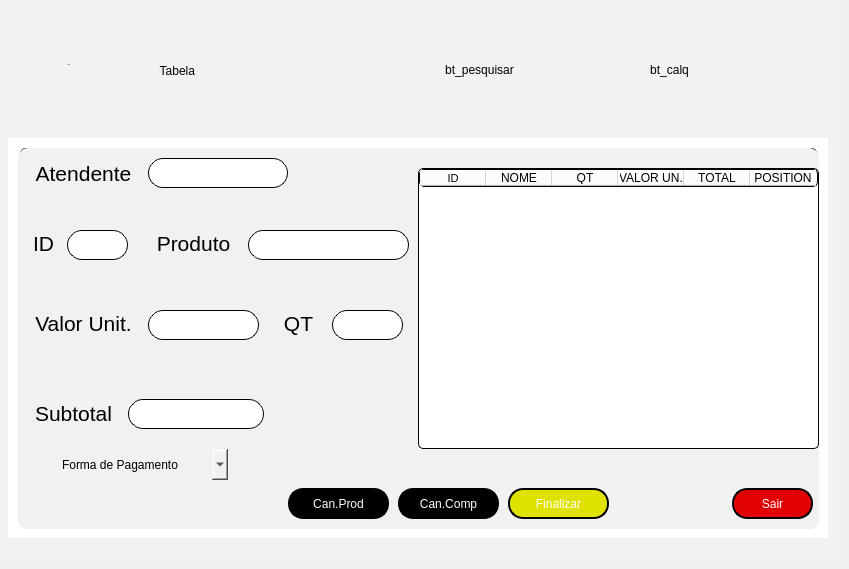
            <widget class="QWidget" name="vendas">
             <attribute name="title">
              <string>Vendas</string>
             </attribute>
             <widget class="QFrame" name="fr_primariovendas">
              <property name="geometry">
               <rect>
                <x>-1</x>
                <y>-1</y>
                <width>840</width>
                <height>560</height>
               </rect>
              </property>
              <property name="minimumSize">
               <size>
                <width>840</width>
                <height>560</height>
               </size>
              </property>
              <property name="maximumSize">
               <size>
                <width>16777215</width>
                <height>560</height>
               </size>
              </property>
              <property name="styleSheet">
               <string notr="true">background-color: #f2f2f2;
border:noborder;</string>
              </property>
              <property name="frameShape">
               <enum>QFrame::StyledPanel</enum>
              </property>
              <property name="frameShadow">
               <enum>QFrame::Raised</enum>
              </property>
              <widget class="QFrame" name="fr_subtelas_vendas">
               <property name="geometry">
                <rect>
                 <x>9</x>
                 <y>139</y>
                 <width>820</width>
                 <height>400</height>
                </rect>
               </property>
               <property name="minimumSize">
                <size>
                 <width>820</width>
                 <height>400</height>
                </size>
               </property>
               <property name="maximumSize">
                <size>
                 <width>820</width>
                 <height>400</height>
                </size>
               </property>
               <property name="styleSheet">
                <string notr="true">background-color: rgb(255, 255, 255);
</string>
               </property>
               <property name="frameShape">
                <enum>QFrame::StyledPanel</enum>
               </property>
               <property name="frameShadow">
                <enum>QFrame::Raised</enum>
               </property>
               <widget class="QWidget" name="fr_caixa" native="true">
                <property name="geometry">
                 <rect>
                  <x>10</x>
                  <y>10</y>
                  <width>801</width>
                  <height>381</height>
                 </rect>
                </property>
                <property name="styleSheet">
                 <string notr="true">background-color: rgb(241, 241, 241);
border-radius:10px;</string>
                </property>
                <widget class="QTableWidget" name="tab_caixa">
                 <property name="geometry">
                  <rect>
                   <x>400</x>
                   <y>20</y>
                   <width>401</width>
                   <height>281</height>
                  </rect>
                 </property>
                 <property name="styleSheet">
                  <string notr="true">background-color: rgb(255, 255, 255);
font: 12px &quot;Arial&quot;;
border-style: outset;
border-width: 1px;
border-radius: 5px;
border-color: black;</string>
                 </property>
                 <property name="autoScrollMargin">
                  <number>16</number>
                 </property>
                 <attribute name="horizontalHeaderDefaultSectionSize">
                  <number>66</number>
                 </attribute>
                 <attribute name="horizontalHeaderMinimumSectionSize">
                  <number>40</number>
                 </attribute>
                 <column>
                  <property name="text">
                   <string>ID</string>
                  </property>
                  <property name="font">
                   <font>
                    <pointsize>8</pointsize>
                   </font>
                  </property>
                 </column>
                 <column>
                  <property name="text">
                   <string>NOME</string>
                  </property>
                 </column>
                 <column>
                  <property name="text">
                   <string>QT</string>
                  </property>
                 </column>
                 <column>
                  <property name="text">
                   <string>VALOR UN.</string>
                  </property>
                 </column>
                 <column>
                  <property name="text">
                   <string>TOTAL</string>
                  </property>
                 </column>
                 <column>
                  <property name="text">
                   <string notr="true">POSITION</string>
                  </property>
                 </column>
                </widget>
                <widget class="QPushButton" name="bt_sair">
                 <property name="geometry">
                  <rect>
                   <x>714</x>
                   <y>340</y>
                   <width>81</width>
                   <height>31</height>
                  </rect>
                 </property>
                 <property name="styleSheet">
                  <string notr="true">QPushButton {
border-style: outset;
border-width: 2px;
border-radius: 15px;
border-color: black;
font: 87 12pt &quot;Segoe UI Black&quot;;
color: rgb(255, 255, 255);
	background-color: rgb(225, 0, 3);
}
QPushButton:pressed {
border-style: outset;
border-width: 2px;
border-radius: 15px;
border-color: white;
font: 87 12pt &quot;Segoe UI Black&quot;;
color: rgb(255, 255, 255);
	background-color: rgb(200, 0, 0);
}
</string>
                 </property>
                 <property name="text">
                  <string>Sair</string>
                 </property>
                </widget>
                <widget class="QPushButton" name="bt_finalizarcompra">
                 <property name="geometry">
                  <rect>
                   <x>490</x>
                   <y>340</y>
                   <width>101</width>
                   <height>31</height>
                  </rect>
                 </property>
                 <property name="styleSheet">
                  <string notr="true">QPushButton {
border-style: outset;
border-width: 2px;
border-radius: 15px;
border-color: black;
font: 87 12pt &quot;Segoe UI Black&quot;;
color: rgb(255, 255, 255);
background-color: rgb(223, 226, 0);
}
QPushButton:pressed {
border-style: outset;
border-width: 2px;
border-radius: 15px;
border-color: white;
font: 87 12pt &quot;Segoe UI Black&quot;;
color: rgb(255, 255, 255);
background-color: rgb(182, 185, 0);
}
</string>
                 </property>
                 <property name="text">
                  <string>Finalizar</string>
                 </property>
                </widget>
                <widget class="QPushButton" name="bt_cancelarcompra">
                 <property name="geometry">
                  <rect>
                   <x>380</x>
                   <y>340</y>
                   <width>101</width>
                   <height>31</height>
                  </rect>
                 </property>
                 <property name="styleSheet">
                  <string notr="true">
QPushButton {
border-style: outset;
border-width: 2px;
border-radius: 15px;
border-color: black;
font: 87 12pt &quot;Segoe UI Black&quot;;
color: rgb(255, 255, 255);
	background-color: rgb(0, 0, 0);
}
QPushButton:pressed {
border-style: outset;
border-width: 2px;
border-radius: 15px;
border-color: white;
font: 87 12pt &quot;Segoe UI Black&quot;;
color: rgb(255, 255, 255);
background-color: rgb(0, 0, 0);


}
</string>
                 </property>
                 <property name="text">
                  <string>Can.Comp</string>
                 </property>
                </widget>
                <widget class="QPushButton" name="bt_cancelarproduto">
                 <property name="geometry">
                  <rect>
                   <x>270</x>
                   <y>340</y>
                   <width>101</width>
                   <height>31</height>
                  </rect>
                 </property>
                 <property name="styleSheet">
                  <string notr="true">
QPushButton {
border-style: outset;
border-width: 2px;
border-radius: 15px;
border-color: black;
font: 87 12pt &quot;Segoe UI Black&quot;;
color: rgb(255, 255, 255);
	background-color: rgb(0, 0, 0);
}
QPushButton:pressed {
border-style: outset;
border-width: 2px;
border-radius: 15px;
border-color: white;
font: 87 12pt &quot;Segoe UI Black&quot;;
color: rgb(255, 255, 255);
background-color: rgb(0, 0, 0);


}


</string>
                 </property>
                 <property name="text">
                  <string>Can.Prod</string>
                 </property>
                </widget>
                <widget class="QLabel" name="label_14">
                 <property name="geometry">
                  <rect>
                   <x>10</x>
                   <y>80</y>
                   <width>31</width>
                   <height>31</height>
                  </rect>
                 </property>
                 <property name="text">
                  <string>&lt;html&gt;&lt;head/&gt;&lt;body&gt;&lt;p align=&quot;center&quot;&gt;&lt;span style=&quot; font-size:16pt;&quot;&gt;ID&lt;/span&gt;&lt;/p&gt;&lt;/body&gt;&lt;/html&gt;</string>
                 </property>
                </widget>
                <widget class="QLineEdit" name="ent_idcaixa">
                 <property name="geometry">
                  <rect>
                   <x>49</x>
                   <y>82</y>
                   <width>61</width>
                   <height>30</height>
                  </rect>
                 </property>
                 <property name="minimumSize">
                  <size>
                   <width>50</width>
                   <height>20</height>
                  </size>
                 </property>
                 <property name="maximumSize">
                  <size>
                   <width>400</width>
                   <height>16777215</height>
                  </size>
                 </property>
                 <property name="layoutDirection">
                  <enum>Qt::LeftToRight</enum>
                 </property>
                 <property name="styleSheet">
                  <string notr="true">QLineEdit {
border-style: outset;
border-width: 1px;
border-radius: 15px;
border-color: black;
font: 87 12pt &quot;Segoe UI Black&quot;;
color: rgb(0, 0, 0);
	background-color: rgb(255, 255, 255);
}</string>
                 </property>
                 <property name="echoMode">
                  <enum>QLineEdit::Normal</enum>
                 </property>
                 <property name="alignment">
                  <set>Qt::AlignCenter</set>
                 </property>
                </widget>
                <widget class="QLabel" name="label_15">
                 <property name="geometry">
                  <rect>
                   <x>130</x>
                   <y>80</y>
                   <width>91</width>
                   <height>31</height>
                  </rect>
                 </property>
                 <property name="text">
                  <string>&lt;html&gt;&lt;head/&gt;&lt;body&gt;&lt;p align=&quot;center&quot;&gt;&lt;span style=&quot; font-size:16pt;&quot;&gt;Produto&lt;/span&gt;&lt;/p&gt;&lt;/body&gt;&lt;/html&gt;</string>
                 </property>
                </widget>
                <widget class="QLineEdit" name="ent_produtocaixa">
                 <property name="geometry">
                  <rect>
                   <x>230</x>
                   <y>82</y>
                   <width>161</width>
                   <height>30</height>
                  </rect>
                 </property>
                 <property name="minimumSize">
                  <size>
                   <width>50</width>
                   <height>20</height>
                  </size>
                 </property>
                 <property name="maximumSize">
                  <size>
                   <width>400</width>
                   <height>16777215</height>
                  </size>
                 </property>
                 <property name="layoutDirection">
                  <enum>Qt::LeftToRight</enum>
                 </property>
                 <property name="styleSheet">
                  <string notr="true">QLineEdit {
border-style: outset;
border-width: 1px;
border-radius: 15px;
border-color: black;
font: 87 12pt &quot;Segoe UI Black&quot;;
color: rgb(0, 0, 0);
	background-color: rgb(255, 255, 255);
}</string>
                 </property>
                 <property name="echoMode">
                  <enum>QLineEdit::Normal</enum>
                 </property>
                 <property name="alignment">
                  <set>Qt::AlignCenter</set>
                 </property>
                </widget>
                <widget class="QLabel" name="label_16">
                 <property name="geometry">
                  <rect>
                   <x>260</x>
                   <y>160</y>
                   <width>41</width>
                   <height>31</height>
                  </rect>
                 </property>
                 <property name="text">
                  <string>&lt;html&gt;&lt;head/&gt;&lt;body&gt;&lt;p align=&quot;center&quot;&gt;&lt;span style=&quot; font-size:16pt;&quot;&gt;QT&lt;/span&gt;&lt;/p&gt;&lt;/body&gt;&lt;/html&gt;</string>
                 </property>
                </widget>
                <widget class="QLineEdit" name="ent_qtcaixa">
                 <property name="geometry">
                  <rect>
                   <x>314</x>
                   <y>162</y>
                   <width>71</width>
                   <height>30</height>
                  </rect>
                 </property>
                 <property name="minimumSize">
                  <size>
                   <width>50</width>
                   <height>20</height>
                  </size>
                 </property>
                 <property name="maximumSize">
                  <size>
                   <width>400</width>
                   <height>16777215</height>
                  </size>
                 </property>
                 <property name="layoutDirection">
                  <enum>Qt::LeftToRight</enum>
                 </property>
                 <property name="styleSheet">
                  <string notr="true">QLineEdit {
border-style: outset;
border-width: 1px;
border-radius: 15px;
border-color: black;
font: 87 12pt &quot;Segoe UI Black&quot;;
color: rgb(0, 0, 0);
	background-color: rgb(255, 255, 255);
}</string>
                 </property>
                 <property name="echoMode">
                  <enum>QLineEdit::Normal</enum>
                 </property>
                 <property name="alignment">
                  <set>Qt::AlignCenter</set>
                 </property>
                </widget>
                <widget class="QLabel" name="label_17">
                 <property name="geometry">
                  <rect>
                   <x>10</x>
                   <y>160</y>
                   <width>111</width>
                   <height>31</height>
                  </rect>
                 </property>
                 <property name="text">
                  <string>&lt;html&gt;&lt;head/&gt;&lt;body&gt;&lt;p align=&quot;center&quot;&gt;&lt;span style=&quot; font-size:16pt;&quot;&gt;Valor Unit.&lt;/span&gt;&lt;/p&gt;&lt;/body&gt;&lt;/html&gt;</string>
                 </property>
                </widget>
                <widget class="QLineEdit" name="ent_valorcaixa">
                 <property name="geometry">
                  <rect>
                   <x>130</x>
                   <y>162</y>
                   <width>111</width>
                   <height>30</height>
                  </rect>
                 </property>
                 <property name="minimumSize">
                  <size>
                   <width>50</width>
                   <height>20</height>
                  </size>
                 </property>
                 <property name="maximumSize">
                  <size>
                   <width>400</width>
                   <height>16777215</height>
                  </size>
                 </property>
                 <property name="layoutDirection">
                  <enum>Qt::LeftToRight</enum>
                 </property>
                 <property name="styleSheet">
                  <string notr="true">QLineEdit {
border-style: outset;
border-width: 1px;
border-radius: 15px;
border-color: black;
font: 87 12pt &quot;Segoe UI Black&quot;;
color: rgb(0, 0, 0);
	background-color: rgb(255, 255, 255);
}</string>
                 </property>
                 <property name="echoMode">
                  <enum>QLineEdit::Normal</enum>
                 </property>
                 <property name="alignment">
                  <set>Qt::AlignCenter</set>
                 </property>
                </widget>
                <widget class="QLabel" name="label_18">
                 <property name="geometry">
                  <rect>
                   <x>10</x>
                   <y>250</y>
                   <width>91</width>
                   <height>31</height>
                  </rect>
                 </property>
                 <property name="text">
                  <string>&lt;html&gt;&lt;head/&gt;&lt;body&gt;&lt;p align=&quot;center&quot;&gt;&lt;span style=&quot; font-size:16pt;&quot;&gt;Subtotal&lt;/span&gt;&lt;/p&gt;&lt;/body&gt;&lt;/html&gt;</string>
                 </property>
                </widget>
                <widget class="QLineEdit" name="ent_subtotalcaixa">
                 <property name="geometry">
                  <rect>
                   <x>110</x>
                   <y>251</y>
                   <width>136</width>
                   <height>30</height>
                  </rect>
                 </property>
                 <property name="minimumSize">
                  <size>
                   <width>50</width>
                   <height>20</height>
                  </size>
                 </property>
                 <property name="maximumSize">
                  <size>
                   <width>400</width>
                   <height>16777215</height>
                  </size>
                 </property>
                 <property name="layoutDirection">
                  <enum>Qt::LeftToRight</enum>
                 </property>
                 <property name="styleSheet">
                  <string notr="true">QLineEdit {
border-style: outset;
border-width: 1px;
border-radius: 15px;
border-color: black;
font: 87 12pt &quot;Segoe UI Black&quot;;
color: rgb(0, 0, 0);
	background-color: rgb(255, 255, 255);
}</string>
                 </property>
                 <property name="echoMode">
                  <enum>QLineEdit::Normal</enum>
                 </property>
                 <property name="alignment">
                  <set>Qt::AlignCenter</set>
                 </property>
                </widget>
                <widget class="QLabel" name="label_19">
                 <property name="geometry">
                  <rect>
                   <x>10</x>
                   <y>10</y>
                   <width>111</width>
                   <height>31</height>
                  </rect>
                 </property>
                 <property name="text">
                  <string>&lt;html&gt;&lt;head/&gt;&lt;body&gt;&lt;p align=&quot;center&quot;&gt;&lt;span style=&quot; font-size:16pt;&quot;&gt;Atendente&lt;/span&gt;&lt;/p&gt;&lt;/body&gt;&lt;/html&gt;</string>
                 </property>
                </widget>
                <widget class="QLineEdit" name="ent_atendente">
                 <property name="geometry">
                  <rect>
                   <x>130</x>
                   <y>10</y>
                   <width>140</width>
                   <height>30</height>
                  </rect>
                 </property>
                 <property name="minimumSize">
                  <size>
                   <width>50</width>
                   <height>20</height>
                  </size>
                 </property>
                 <property name="maximumSize">
                  <size>
                   <width>400</width>
                   <height>16777215</height>
                  </size>
                 </property>
                 <property name="layoutDirection">
                  <enum>Qt::LeftToRight</enum>
                 </property>
                 <property name="styleSheet">
                  <string notr="true">QLineEdit {
border-style: outset;
border-width: 1px;
border-radius: 15px;
border-color: black;
font: 87 12pt &quot;Segoe UI Black&quot;;
color: rgb(0, 0, 0);
	background-color: rgb(255, 255, 255);
}</string>
                 </property>
                 <property name="echoMode">
                  <enum>QLineEdit::Normal</enum>
                 </property>
                 <property name="alignment">
                  <set>Qt::AlignCenter</set>
                 </property>
                </widget>
                <widget class="QComboBox" name="comboBox">
                 <property name="geometry">
                  <rect>
                   <x>39</x>
                   <y>301</y>
                   <width>171</width>
                   <height>31</height>
                  </rect>
                 </property>
                 <item>
                  <property name="text">
                   <string>Forma de Pagamento</string>
                  </property>
                 </item>
                 <item>
                  <property name="text">
                   <string>Debito</string>
                  </property>
                 </item>
                 <item>
                  <property name="text">
                   <string>Credito</string>
                  </property>
                 </item>
                 <item>
                  <property name="text">
                   <string>Pix</string>
                  </property>
                 </item>
                 <item>
                  <property name="text">
                   <string>Dinheiro</string>
                  </property>
                 </item>
                </widget>
               </widget>
               <widget class="QWidget" name="fr_tabelaprodutos" native="true">
                <property name="geometry">
                 <rect>
                  <x>10</x>
                  <y>10</y>
                  <width>801</width>
                  <height>381</height>
                 </rect>
                </property>
                <property name="styleSheet">
                 <string notr="true">background-color: rgb(220, 220, 220);
border-radius:10px;</string>
                </property>
                <widget class="QTableWidget" name="tab_tabela">
                 <property name="geometry">
                  <rect>
                   <x>2</x>
                   <y>0</y>
                   <width>797</width>
                   <height>376</height>
                  </rect>
                 </property>
                 <property name="styleSheet">
                  <string notr="true">background-color: rgb(255, 255, 255);
font: 12px &quot;Arial&quot;;
border-style: outset;
border-width: 1px;
border-radius: 5px;
border-color: black;</string>
                 </property>
                 <column>
                  <property name="text">
                   <string>ID</string>
                  </property>
                 </column>
                 <column>
                  <property name="text">
                   <string>NOME</string>
                  </property>
                 </column>
                 <column>
                  <property name="text">
                   <string>DESCRIÇÃO</string>
                  </property>
                 </column>
                </widget>
               </widget>
               <zorder>fr_tabelaprodutos</zorder>
               <zorder>fr_caixa</zorder>
              </widget>
              <widget class="QFrame" name="men_interno_vendas">
               <property name="geometry">
                <rect>
                 <x>0</x>
                 <y>20</y>
                 <width>831</width>
                 <height>100</height>
                </rect>
               </property>
               <property name="maximumSize">
                <size>
                 <width>16777215</width>
                 <height>100</height>
                </size>
               </property>
               <property name="cursor">
                <cursorShape>ArrowCursor</cursorShape>
               </property>
               <property name="layoutDirection">
                <enum>Qt::LeftToRight</enum>
               </property>
               <property name="styleSheet">
                <string notr="true">background-color: #f2f2f2;</string>
               </property>
               <property name="frameShape">
                <enum>QFrame::StyledPanel</enum>
               </property>
               <property name="frameShadow">
                <enum>QFrame::Raised</enum>
               </property>
               <widget class="QPushButton" name="bt_tabcodigos_ven">
                <property name="geometry">
                 <rect>
                  <x>130</x>
                  <y>0</y>
                  <width>100</width>
                  <height>90</height>
                 </rect>
                </property>
                <property name="minimumSize">
                 <size>
                  <width>100</width>
                  <height>90</height>
                 </size>
                </property>
                <property name="maximumSize">
                 <size>
                  <width>100</width>
                  <height>70</height>
                 </size>
                </property>
                <property name="cursor">
                 <cursorShape>ArrowCursor</cursorShape>
                </property>
                <property name="styleSheet">
                 <string notr="true">background-color: qradialgradient(spread:pad, cx:0.5, cy:0.5, radius:0.5, fx:0.5, fy:0.5, stop:0 rgba(0, 0, 0, 0));
border:noborder;</string>
                </property>
                <property name="text">
                 <string>
Tabela </string>
                </property>
                <property name="icon">
                 <iconset>
                  <normaloff>Telas/Repono/Vendas/PNG/icon_codigos.png</normaloff>Telas/Repono/Vendas/PNG/icon_codigos.png</iconset>
                </property>
                <property name="iconSize">
                 <size>
                  <width>35</width>
                  <height>35</height>
                 </size>
                </property>
               </widget>
               <widget class="QLabel" name="icon_caixa">
                <property name="geometry">
                 <rect>
                  <x>50</x>
                  <y>10</y>
                  <width>32</width>
                  <height>32</height>
                 </rect>
                </property>
                <property name="minimumSize">
                 <size>
                  <width>30</width>
                  <height>30</height>
                 </size>
                </property>
                <property name="maximumSize">
                 <size>
                  <width>44</width>
                  <height>44</height>
                 </size>
                </property>
                <property name="styleSheet">
                 <string notr="true">border:noborder;
background-color: qradialgradient(spread:pad, cx:0.5, cy:0.5, radius:0.5, fx:0.5, fy:0.5, stop:0 rgba(0, 0, 0, 0));</string>
                </property>
                <property name="text">
                 <string/>
                </property>
                <property name="pixmap">
                 <pixmap>Vendas/PNG/icon_caixa.png</pixmap>
                </property>
                <property name="scaledContents">
                 <bool>true</bool>
                </property>
               </widget>
               <widget class="QPushButton" name="bt_caixa_ven">
                <property name="geometry">
                 <rect>
                  <x>20</x>
                  <y>0</y>
                  <width>100</width>
                  <height>90</height>
                 </rect>
                </property>
                <property name="minimumSize">
                 <size>
                  <width>100</width>
                  <height>90</height>
                 </size>
                </property>
                <property name="maximumSize">
                 <size>
                  <width>100</width>
                  <height>70</height>
                 </size>
                </property>
                <property name="font">
                 <font>
                  <family>Segoe UI Black</family>
                  <pointsize>-1</pointsize>
                  <weight>50</weight>
                  <italic>false</italic>
                  <bold>false</bold>
                 </font>
                </property>
                <property name="toolTip">
                 <string/>
                </property>
                <property name="layoutDirection">
                 <enum>Qt::LeftToRight</enum>
                </property>
                <property name="styleSheet">
                 <string notr="true">background-color: qradialgradient(spread:pad, cx:0.5, cy:0.5, radius:0.5, fx:0.5, fy:0.5, stop:0 rgba(0, 0, 0, 0));
border:noborder;

</string>
                </property>
                <property name="inputMethodHints">
                 <set>Qt::ImhNone</set>
                </property>
                <property name="text">
                 <string>
Caixa </string>
                </property>
                <property name="icon">
                 <iconset>
                  <normaloff>Telas/Repono/Vendas/PNG/icon_caixa.png</normaloff>Telas/Repono/Vendas/PNG/icon_caixa.png</iconset>
                </property>
                <property name="iconSize">
                 <size>
                  <width>35</width>
                  <height>35</height>
                 </size>
                </property>
                <property name="shortcut">
                 <string notr="true"/>
                </property>
                <property name="checkable">
                 <bool>false</bool>
                </property>
                <property name="checked">
                 <bool>false</bool>
                </property>
                <property name="autoRepeat">
                 <bool>false</bool>
                </property>
                <property name="autoExclusive">
                 <bool>false</bool>
                </property>
                <property name="autoDefault">
                 <bool>false</bool>
                </property>
               </widget>
               <widget class="QLabel" name="icon_tababela">
                <property name="geometry">
                 <rect>
                  <x>160</x>
                  <y>10</y>
                  <width>34</width>
                  <height>34</height>
                 </rect>
                </property>
                <property name="minimumSize">
                 <size>
                  <width>30</width>
                  <height>30</height>
                 </size>
                </property>
                <property name="styleSheet">
                 <string notr="true">background-color: qradialgradient(spread:pad, cx:0.5, cy:0.5, radius:0.5, fx:0.5, fy:0.5, stop:0 rgba(0, 0, 0, 0));
border:noborder;

</string>
                </property>
                <property name="text">
                 <string/>
                </property>
                <property name="pixmap">
                 <pixmap>Vendas/PNG/icon_codigos.png</pixmap>
                </property>
                <property name="scaledContents">
                 <bool>true</bool>
                </property>
               </widget>
               <widget class="QPushButton" name="bt_pesquisar">
                <property name="geometry">
                 <rect>
                  <x>390</x>
                  <y>30</y>
                  <width>181</width>
                  <height>41</height>
                 </rect>
                </property>
                <property name="text">
                 <string>bt_pesquisar</string>
                </property>
               </widget>
               <widget class="QPushButton" name="bt_calq">
                <property name="geometry">
                 <rect>
                  <x>580</x>
                  <y>30</y>
                  <width>181</width>
                  <height>41</height>
                 </rect>
                </property>
                <property name="text">
                 <string>bt_calq</string>
                </property>
               </widget>
               <zorder>icon_caixa</zorder>
               <zorder>icon_tababela</zorder>
               <zorder>bt_tabcodigos_ven</zorder>
               <zorder>bt_caixa_ven</zorder>
               <zorder>bt_pesquisar</zorder>
               <zorder>bt_calq</zorder>
              </widget>
             </widget>
            </widget>
